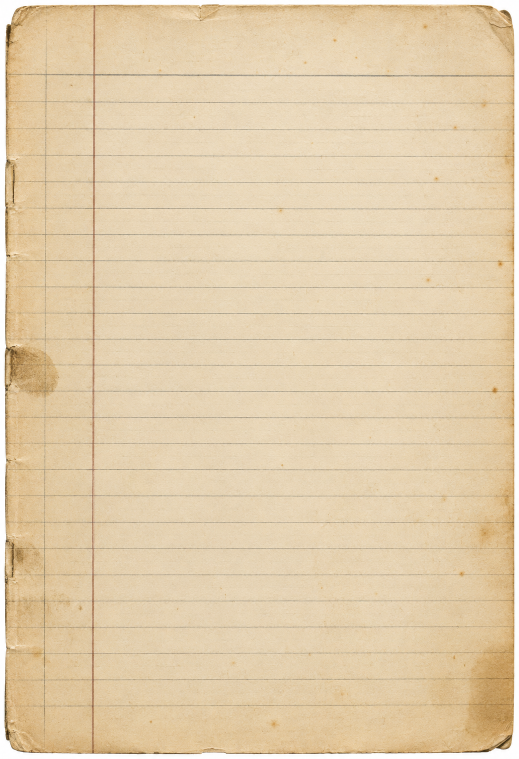
#> input picture assets/2d/T-005-纸质道具底图/final/paper_nightlog.png, 1037 x 1517 px (shown at 1/2 size)
$ python -i postprocess.py   (imports and definitions only)
#> lines starting #> are read from the running program, lines starting #| are printed output that depends on the picture
from PIL import Image, ImageDraw, ImageFilter, ImageFont
import numpy as np
import os, math

ROOT = os.path.dirname(os.path.abspath(__file__))
RAW = os.path.join(ROOT, "renders")
FINAL = os.path.join(ROOT, "renders", "final")
# [1 line not run here, left out]

FONT_SERIF = r"C:\Windows\Fonts\georgia.ttf"
FONT_SERIF_B = r"C:\Windows\Fonts\georgiab.ttf"
FONT_TYPE = r"C:\Windows\Fonts\consola.ttf"
FONT_TYPE_B = r"C:\Windows\Fonts\consolab.ttf"
FONT_CN = r"C:\Windows\Fonts\msyh.ttc"
FONT_CN_B = r"C:\Windows\Fonts\msyhbd.ttc"


# [5 lines left out: function font, not called in this run]


def _arr(img):
    return np.asarray(img).astype(np.float32) / 255.0


def _img(arr):
    return Image.fromarray(np.clip(arr * 255.0, 0, 255).astype(np.uint8))


# [10 lines left out: function bloom, not called in this run]


def grade(img, exposure=1.0, contrast=1.10, saturation=1.02,
          shadow_lift=0.025, vignette_strength=0.28, grain=0.011,
          warmth=0.10, seed=1926):
    a = _arr(img) * exposure
    # gentle highlight shoulder
    a = np.where(a > 0.82, 0.82 + (1.0 - np.exp(-(a - 0.82) * 3.2)) * 0.18, a)
    # split tone: cool shadows, warm highlights
    lum = a[..., 0] * 0.299 + a[..., 1] * 0.587 + a[..., 2] * 0.114
    shadow = np.stack([0.92, 0.98, 1.06], axis=-1)
    high = np.stack([1.06, 0.99, 0.91], axis=-1)
    t = np.clip((lum - 0.15) / 0.7, 0, 1)[..., None]
    tint = shadow * (1 - t) + high * t
    a = a * (1.0 + (tint - 1.0) * 0.75)
    # lift shadows slightly
    a = a + (1.0 - a) * shadow_lift * 0.4
    # filmic S-curve
    a = np.clip((a - 0.5) * contrast + 0.5, 0, 1)
    # saturation
    lum = a[..., 0] * 0.299 + a[..., 1] * 0.587 + a[..., 2] * 0.114
    a = lum[..., None] + (a - lum[..., None]) * saturation
    # warmth
    a[..., 0] *= (1.0 + warmth * 0.35)
    a[..., 2] *= (1.0 - warmth * 0.22)
    a = np.clip(a, 0, 1)
    out = _img(a)
    out = bloom(out, 0.72, 20, 0.16)
    out = out.filter(ImageFilter.UnsharpMask(radius=1.1, percent=48, threshold=4))
    # vignette
    a = _arr(out)
    h, w = a.shape[:2]
    yy, xx = np.mgrid[0:h, 0:w].astype(np.float32)
    cx, cy = w * 0.5, h * 0.48
    r = np.sqrt(((xx - cx) / (w * 0.66)) ** 2 + ((yy - cy) / (h * 0.66)) ** 2)
    v = np.clip(1.0 - vignette_strength * np.clip(r - 0.35, 0, 1) ** 1.25, 0, 1)
    a *= v[..., None]
    # grain
    rng = np.random.default_rng(seed)
    noise = rng.normal(0, grain, (h, w, 1))
    a = np.clip(a + noise, 0, 1)
    return _img(a)


# [134 lines left out: functions process_photo, _plan_annotated, contact_sheet, not called in this run]


# [13 lines not run here, left out]

>>> import cv2
>>> picture = cv2.imread('../../../2d/T-005-纸质道具底图/final/paper_nightlog.png', cv2.IMREAD_GRAYSCALE)
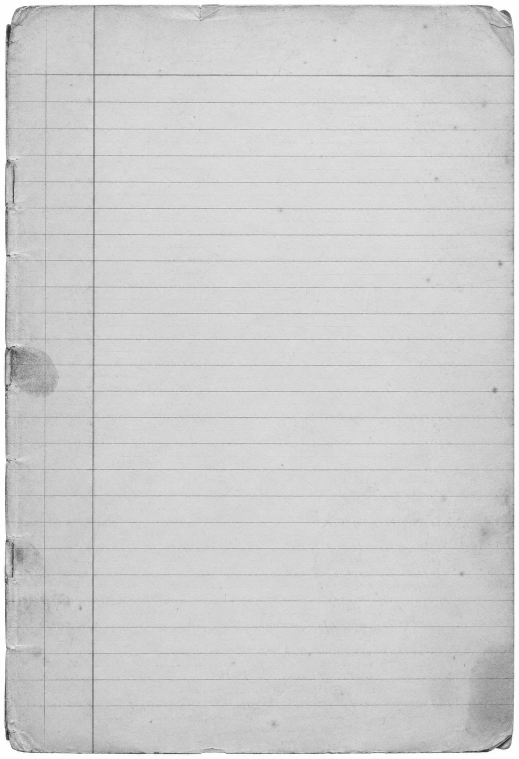
#> picture: shape (1517, 1037) (shown at 1/2 size); min 30, max 255, mean 207
>>> result = grade(picture)
#> in grade, `a = np.where(a > 0.82, 0.82 + (1.0 - np.exp(-(a - 0.82) * 3.2)) * 0.18..`:
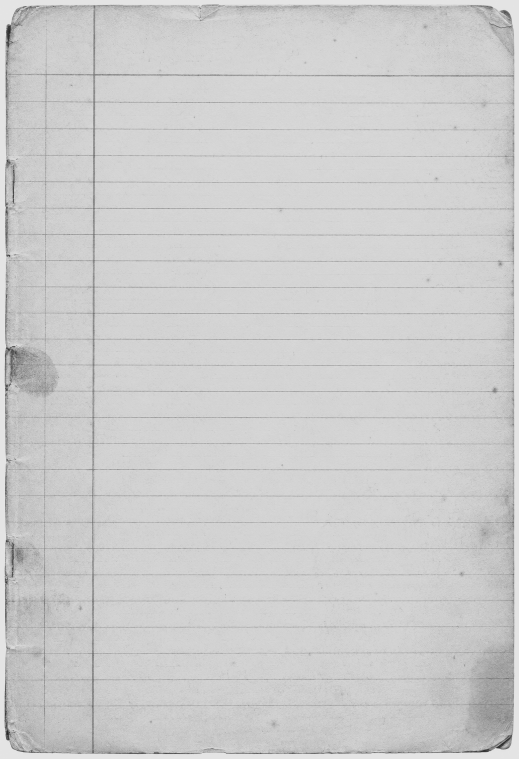
#> a: shape (1517, 1037) float32 (shown at 1/2 size); min 0.118, max 0.899, mean 0.804
#> in grade, `lum = a[..., 0] * 0.299 + a[..., 1] * 0.587 + a[..., 2] * 0.114`: lum = 1517 values, max 0.899 at index 29, min 0.894 at index 417, mean 0.897
#> in grade, `t = np.clip((lum - 0.15) / 0.7, 0, 1)[..., None]`: t = 1517 values from 1 to 1
#> in grade, `tint = shadow * (1 - t) + high * t`: tint = 1517 rows, first 8: [1.06, 0.99, 0.91], [1.06, 0.99, 0.91], [1.06, 0.99, 0.91], [1.06, 0.99, 0.91], [1.06, 0.99, 0.91], [1.06, 0.99, 0.91], [1.06, 0.99, 0.91], [1.06, 0.99, 0.91]
#> (the run stopped early here; a loop or call above may not have finished)
